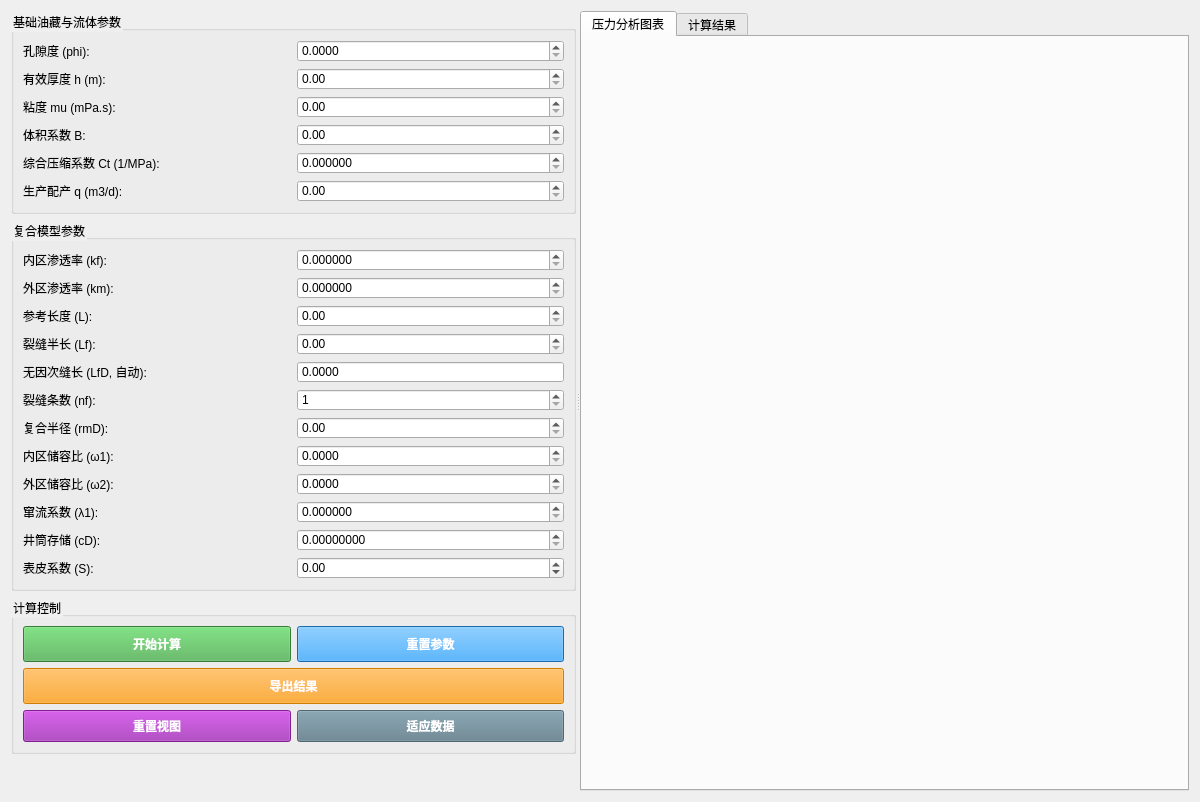
<?xml version="1.0" encoding="UTF-8"?>
<ui version="4.0">
 <class>ModelWidget1</class>
 <widget class="QWidget" name="ModelWidget1">
  <property name="geometry">
   <rect>
    <x>0</x>
    <y>0</y>
    <width>1200</width>
    <height>802</height>
   </rect>
  </property>
  <property name="windowTitle">
   <string>复合页岩油藏试井解释模型</string>
  </property>
  <property name="styleSheet">
   <string>QWidget { color: black; }</string>
  </property>
  <layout class="QVBoxLayout" name="mainLayout">
   <item>
    <widget class="QSplitter" name="mainSplitter">
     <property name="orientation">
      <enum>Qt::Orientation::Horizontal</enum>
     </property>
     <widget class="QWidget" name="leftPanel">
      <property name="minimumSize">
       <size>
        <width>420</width>
        <height>0</height>
       </size>
      </property>
      <layout class="QVBoxLayout" name="leftLayout">
       <item>
        <widget class="QGroupBox" name="basicParamGroup">
         <property name="title">
          <string>基础油藏与流体参数</string>
         </property>
         <layout class="QGridLayout" name="basicParamLayout">
          <item row="0" column="0"><widget class="QLabel" name="l_phi"><property name="text"><string>孔隙度 (phi):</string></property></widget></item>
          <item row="0" column="1"><widget class="QDoubleSpinBox" name="phiSpinBox"><property name="decimals"><number>4</number></property><property name="maximum"><double>1.0</double></property><property name="singleStep"><double>0.01</double></property></widget></item>

          <item row="1" column="0"><widget class="QLabel" name="l_h"><property name="text"><string>有效厚度 h (m):</string></property></widget></item>
          <item row="1" column="1"><widget class="QDoubleSpinBox" name="hSpinBox"><property name="maximum"><double>10000.0</double></property></widget></item>

          <item row="2" column="0"><widget class="QLabel" name="l_mu"><property name="text"><string>粘度 mu (mPa.s):</string></property></widget></item>
          <item row="2" column="1"><widget class="QDoubleSpinBox" name="muSpinBox"><property name="maximum"><double>1000.0</double></property></widget></item>

          <item row="3" column="0"><widget class="QLabel" name="l_B"><property name="text"><string>体积系数 B:</string></property></widget></item>
          <item row="3" column="1"><widget class="QDoubleSpinBox" name="BSpinBox"><property name="maximum"><double>10.0</double></property><property name="singleStep"><double>0.01</double></property></widget></item>

          <item row="4" column="0"><widget class="QLabel" name="l_Ct"><property name="text"><string>综合压缩系数 Ct (1/MPa):</string></property></widget></item>
          <item row="4" column="1"><widget class="QDoubleSpinBox" name="CtSpinBox"><property name="decimals"><number>6</number></property><property name="maximum"><double>1.0</double></property><property name="singleStep"><double>0.0001</double></property></widget></item>

          <item row="5" column="0"><widget class="QLabel" name="l_q"><property name="text"><string>生产配产 q (m3/d):</string></property></widget></item>
          <item row="5" column="1"><widget class="QDoubleSpinBox" name="qSpinBox"><property name="maximum"><double>100000.0</double></property></widget></item>
         </layout>
        </widget>
       </item>
       <item>
        <widget class="QGroupBox" name="parameterGroup">
         <property name="title">
          <string>复合模型参数</string>
         </property>
         <layout class="QGridLayout" name="paramLayout">
          <item row="0" column="0"><widget class="QLabel" name="l_kf"><property name="text"><string>内区渗透率 (kf):</string></property></widget></item>
          <item row="0" column="1"><widget class="QDoubleSpinBox" name="kfSpinBox"><property name="decimals"><number>6</number></property><property name="maximum"><double>10000.0</double></property></widget></item>

          <item row="1" column="0"><widget class="QLabel" name="l_km"><property name="text"><string>外区渗透率 (km):</string></property></widget></item>
          <item row="1" column="1"><widget class="QDoubleSpinBox" name="kmSpinBox"><property name="decimals"><number>6</number></property><property name="maximum"><double>10000.0</double></property></widget></item>

          <item row="2" column="0"><widget class="QLabel" name="l_L"><property name="text"><string>参考长度 (L):</string></property></widget></item>
          <item row="2" column="1"><widget class="QDoubleSpinBox" name="LSpinBox"><property name="maximum"><double>10000.0</double></property></widget></item>

          <item row="3" column="0"><widget class="QLabel" name="l_Lf"><property name="text"><string>裂缝半长 (Lf):</string></property></widget></item>
          <item row="3" column="1"><widget class="QDoubleSpinBox" name="LfSpinBox"><property name="maximum"><double>10000.0</double></property></widget></item>

          <item row="4" column="0"><widget class="QLabel" name="l_LfD"><property name="text"><string>无因次缝长 (LfD, 自动):</string></property></widget></item>
          <item row="4" column="1"><widget class="QDoubleSpinBox" name="LfDSpinBox">
           <property name="readOnly"><bool>true</bool></property>
           <property name="buttonSymbols"><enum>QAbstractSpinBox::NoButtons</enum></property>
           <property name="decimals"><number>4</number></property>
          </widget></item>

          <item row="5" column="0"><widget class="QLabel" name="l_nf"><property name="text"><string>裂缝条数 (nf):</string></property></widget></item>
          <item row="5" column="1"><widget class="QSpinBox" name="nfSpinBox"><property name="minimum"><number>1</number></property><property name="maximum"><number>100</number></property></widget></item>

          <item row="6" column="0"><widget class="QLabel" name="l_rmD"><property name="text"><string>复合半径 (rmD):</string></property></widget></item>
          <item row="6" column="1"><widget class="QDoubleSpinBox" name="rmDSpinBox"><property name="maximum"><double>50.0</double></property></widget></item>

          <item row="7" column="0"><widget class="QLabel" name="l_omga1"><property name="text"><string>内区储容比 (ω1):</string></property></widget></item>
          <item row="7" column="1"><widget class="QDoubleSpinBox" name="omga1SpinBox"><property name="decimals"><number>4</number></property><property name="maximum"><double>1.0</double></property></widget></item>

          <item row="8" column="0"><widget class="QLabel" name="l_omga2"><property name="text"><string>外区储容比 (ω2):</string></property></widget></item>
          <item row="8" column="1"><widget class="QDoubleSpinBox" name="omga2SpinBox"><property name="decimals"><number>4</number></property><property name="maximum"><double>1.0</double></property></widget></item>

          <item row="9" column="0"><widget class="QLabel" name="l_remda1"><property name="text"><string>窜流系数 (λ1):</string></property></widget></item>
          <item row="9" column="1"><widget class="QDoubleSpinBox" name="remda1SpinBox"><property name="decimals"><number>6</number></property><property name="maximum"><double>1.0</double></property></widget></item>

          <item row="10" column="0"><widget class="QLabel" name="label_cd"><property name="text"><string>井筒存储 (cD):</string></property></widget></item>
          <item row="10" column="1"><widget class="QDoubleSpinBox" name="cDSpinBox"><property name="decimals"><number>8</number></property><property name="maximum"><double>1.0</double></property></widget></item>

          <item row="11" column="0"><widget class="QLabel" name="label_s"><property name="text"><string>表皮系数 (S):</string></property></widget></item>
          <item row="11" column="1"><widget class="QDoubleSpinBox" name="sSpinBox"><property name="minimum"><double>-5.0</double></property><property name="maximum"><double>50.0</double></property></widget></item>
         </layout>
        </widget>
       </item>

       <item>
        <widget class="QGroupBox" name="controlGroup">
         <property name="title"><string>计算控制</string></property>
         <layout class="QVBoxLayout" name="controlLayout">
          <item><layout class="QHBoxLayout" name="buttonLayout1">
            <item><widget class="QPushButton" name="calculateButton"><property name="text"><string>开始计算</string></property><property name="styleSheet"><string>QPushButton { background-color: #4CAF50; color: white; font-weight: bold; padding: 8px; }</string></property></widget></item>
            <item><widget class="QPushButton" name="resetButton"><property name="text"><string>重置参数</string></property><property name="styleSheet"><string>QPushButton { background-color: #2196F3; color: white; font-weight: bold; padding: 8px; }</string></property></widget></item>
          </layout></item>
          <item><layout class="QHBoxLayout" name="buttonLayout2">
            <item><widget class="QPushButton" name="exportButton"><property name="enabled"><bool>false</bool></property><property name="text"><string>导出结果</string></property><property name="styleSheet"><string>QPushButton { background-color: #FF9800; color: white; font-weight: bold; padding: 8px; }</string></property></widget></item>
          </layout></item>
          <item><layout class="QHBoxLayout" name="viewLayout">
            <item><widget class="QPushButton" name="resetViewButton"><property name="enabled"><bool>false</bool></property><property name="text"><string>重置视图</string></property><property name="styleSheet"><string>QPushButton { background-color: #9C27B0; color: white; font-weight: bold; padding: 6px; }</string></property></widget></item>
            <item><widget class="QPushButton" name="fitToDataButton"><property name="enabled"><bool>false</bool></property><property name="text"><string>适应数据</string></property><property name="styleSheet"><string>QPushButton { background-color: #607D8B; color: white; font-weight: bold; padding: 6px; }</string></property></widget></item>
          </layout></item>
         </layout>
        </widget>
       </item>
       <item><spacer name="verticalSpacer"><property name="orientation"><enum>Qt::Orientation::Vertical</enum></property><property name="sizeHint" stdset="0"><size><width>20</width><height>40</height></size></property></spacer></item>
      </layout>
     </widget>
     <widget class="QTabWidget" name="tabWidget">
      <property name="currentIndex"><number>0</number></property>
      <widget class="QWidget" name="chartTab"><attribute name="title"><string>压力分析图表</string></attribute></widget>
      <widget class="QWidget" name="resultTab"><attribute name="title"><string>计算结果</string></attribute>
       <layout class="QVBoxLayout" name="resultLayout">
        <item><widget class="QTextEdit" name="resultTextEdit"><property name="readOnly"><bool>true</bool></property></widget></item>
       </layout>
      </widget>
     </widget>
    </widget>
   </item>
  </layout>
 </widget>
 <resources/>
 <connections/>
</ui>
